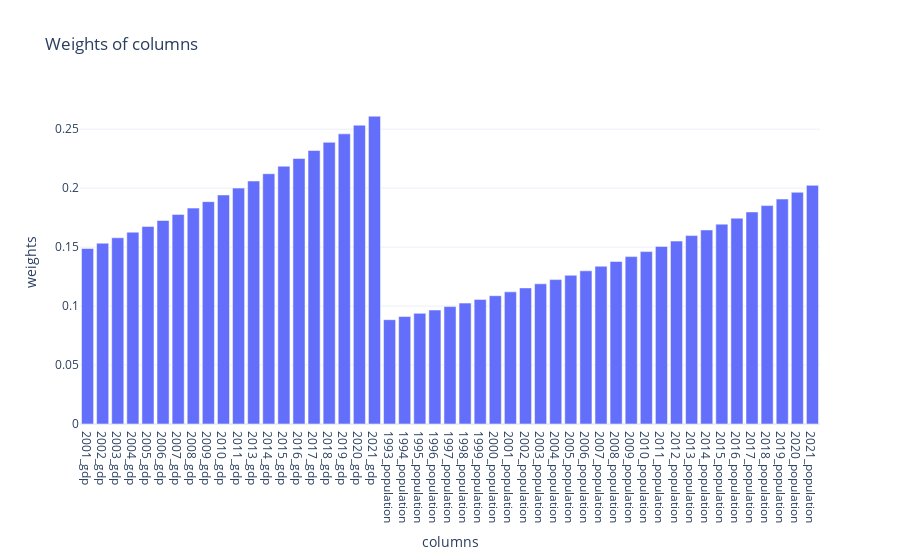

The cell this chart's notebook holds for it:
### Markdown cell above
#### Use case: similarity of outcome and other features with a lag

### Code cell
f  = FipsQuery(20003, outcome_var = "gdp",
               feature_groups= ["population"],
               weights= {"population":4}, 
               lag = 3, top =10, time_decay = 1.03)
f.find_euclidean_kins()
display(f.weigth_plot.show())

### Figure 1 — Plotly figure (JSON) as saved in the notebook; plotly's stock layout.template omitted (floating-point values rounded to 4 significant figures)
{"data": [{"type": "bar", "x": ["2001_gdp", "2002_gdp", "2003_gdp", "2004_gdp", "2005_gdp", "2006_gdp", "2007_gdp", "2008_gdp", "2009_gdp", "2010_gdp", "2011_gdp", "2013_gdp", "2014_gdp", "2015_gdp", "2016_gdp", "2017_gdp", "2018_gdp", "2019_gdp", "2020_gdp", "2021_gdp", "1993_population", "1994_population", "1995_population", "1996_population", "1997_population", "1998_population", "1999_population", "2000_population", "2001_population", "2002_population", "2003_population", "2004_population", "2005_population", "2006_population", "2007_population", "2008_population", "2009_population", "2010_population", "2011_population", "2012_population", "2013_population", "2014_population", "2015_population", "2016_population", "2017_population", "2018_population", "2019_population", "2020_population", "2021_population"], "y": [0.1489, 0.1533, 0.1579, 0.1627, 0.1675, 0.1726, 0.1778, 0.1831, 0.1886, 0.1942, 0.2001, 0.2061, 0.2122, 0.2186, 0.2252, 0.2319, 0.2389, 0.246, 0.2534, 0.261, 0.08846, 0.09111, 0.09385, 0.09666, 0.09956, 0.1025, 0.1056, 0.1088, 0.1121, 0.1154, 0.1189, 0.1224, 0.1261, 0.1299, 0.1338, 0.1378, 0.142, 0.1462, 0.1506, 0.1551, 0.1598, 0.1646, 0.1695, 0.1746, 0.1798, 0.1852, 0.1908, 0.1965, 0.2024]}], "layout": {"title": {"text": "Weights of columns"}, "xaxis": {"title": {"text": "columns"}}, "yaxis": {"title": {"text": "weights"}}}}
